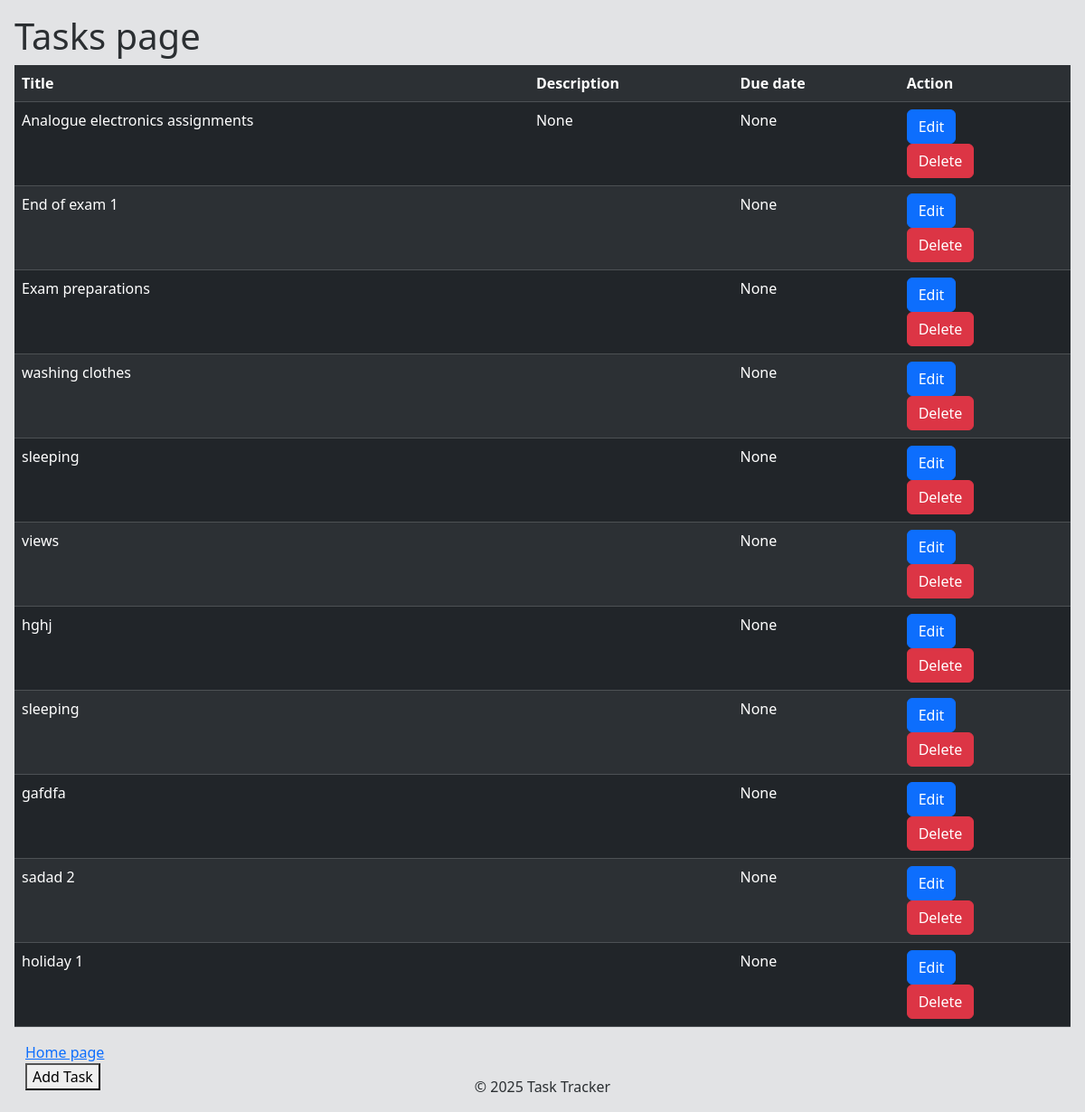
The page /tasks/ on the database as committed earlier.
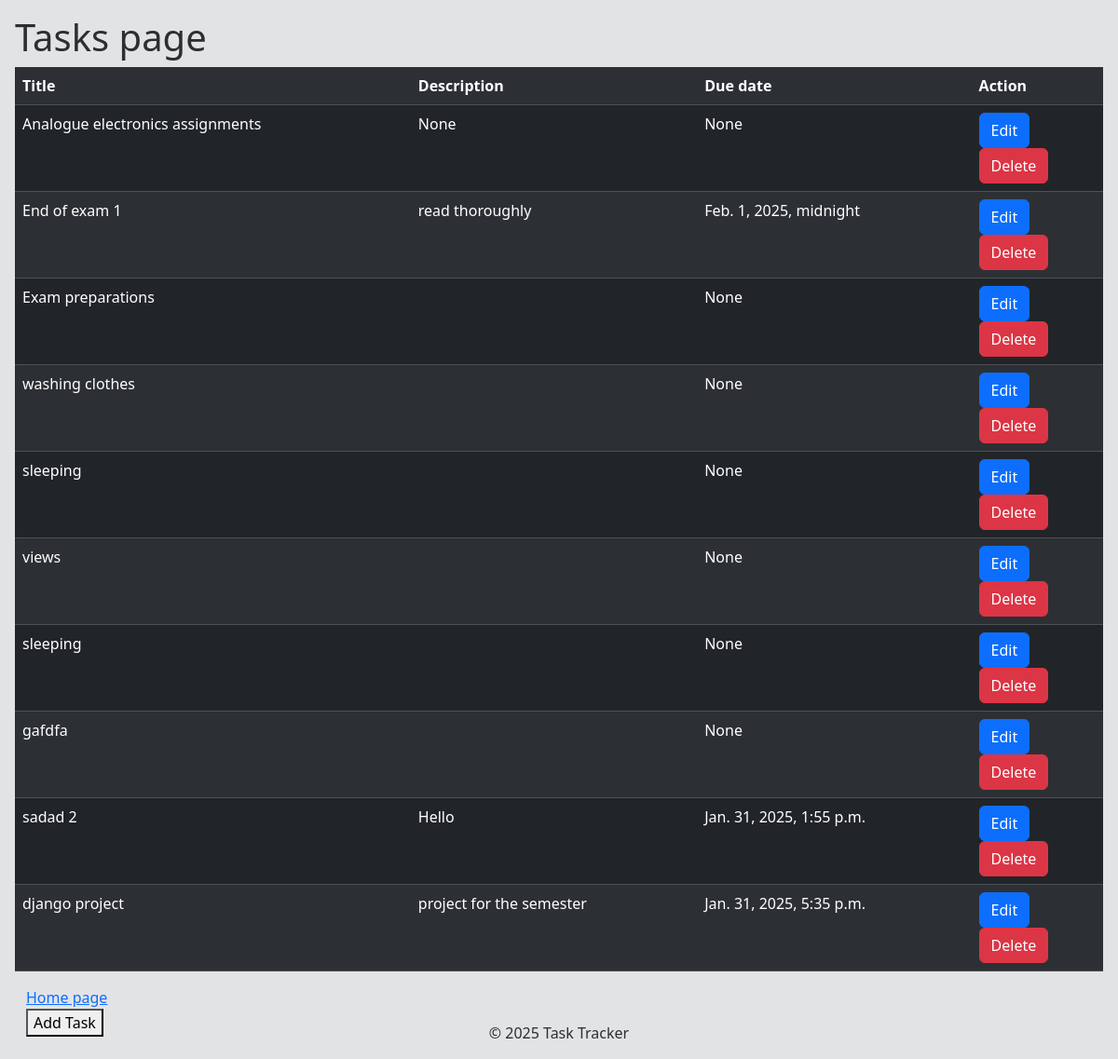
The same page on the database as committed later.
### tasks/models.py (models this page shows, shortened)
class Task(models.Model):
    title = models.CharField(max_length=255)
    description = models.TextField(blank=True, null=True)
    completed = models.BooleanField(default=False)
    due_date = models.DateTimeField(blank=True, null=True)

### tasks/views.py (the view)
# urls.py: path('', include('tasks.urls')),
def tasks(request):
    context = {}
    form = TaskForm()
    tasks = Task.objects.all().values
    context['tasks'] = tasks
    context['title'] = 'tasks'
    if request.method == 'POST':
        if 'delete' in request.POST:
            primary_key = request.POST.get('delete')
            task = Task.objects.get(id = primary_key)
            task.delete()
            return redirect('tasks')
    return render(request, 'tasks.html',context)

### tasks/templates/tasks.html (shortened to what this page needs)
{% extends 'base.html' %}
{% block content %}
    <h1>Tasks page</h1>
    <table class="table table-dark table-striped">
        <th>Title</th><th>Description</th>
            <th>Due date</th><th>Action</th>
        {% for task in tasks%}
            <tr>
                <td>{{task.title}}</td>
                <td>{{task.description}}</td>
                <td>{{task.due_date}}</td>
                <td>
                    <ul style="float: left;">
                    <li>
                    <form method="POST" action="{% url 'save' %}">
                        <button class="btn btn-primary" type="submit" name = "edit" value="{{task.id}}">Edit</button>
                    </form>
                    </li>
                    <li>
                    <form method="POST" action="{% url 'tasks' %}">
                    <button class="btn btn-danger" name = "delete" value="{{task.id}}" >Delete</button>
                    </form>
                    </li>
                    </ul>
                </td>
            </tr>
        {% endfor %}
    </table>
        <div class="container-fluid" >
    <div class="position-relative">
    <a href = "{% url 'home'%}">Home page</a>
    <form method="POST" action="{% url 'save' %}">
        <button type="submit" name = "task">Add Task</button>
    </div>
    </div>
{% endblock %}

Rows that differ between the two databases and show on the page:
removed Task: title "hghj", due_date "None", {{ task.id }} 16 (drawn)
removed Task: title "holiday 1", due_date "None", {{ task.id }} 28 (drawn)
changed Task "End of exam 1": description (not shown) → "read thoroughly"; due_date "None" → "Feb. 1, 2025, midnight"
changed Task "sadad 2": description (not shown) → "Hello"; due_date "None" → "Jan. 31, 2025, 1:55 p.m."
added Task: title "django project", description "project for the semester", due_date "Jan. 31, 2025, 5:35 p.m.", {{ task.id }} 30 (drawn)
